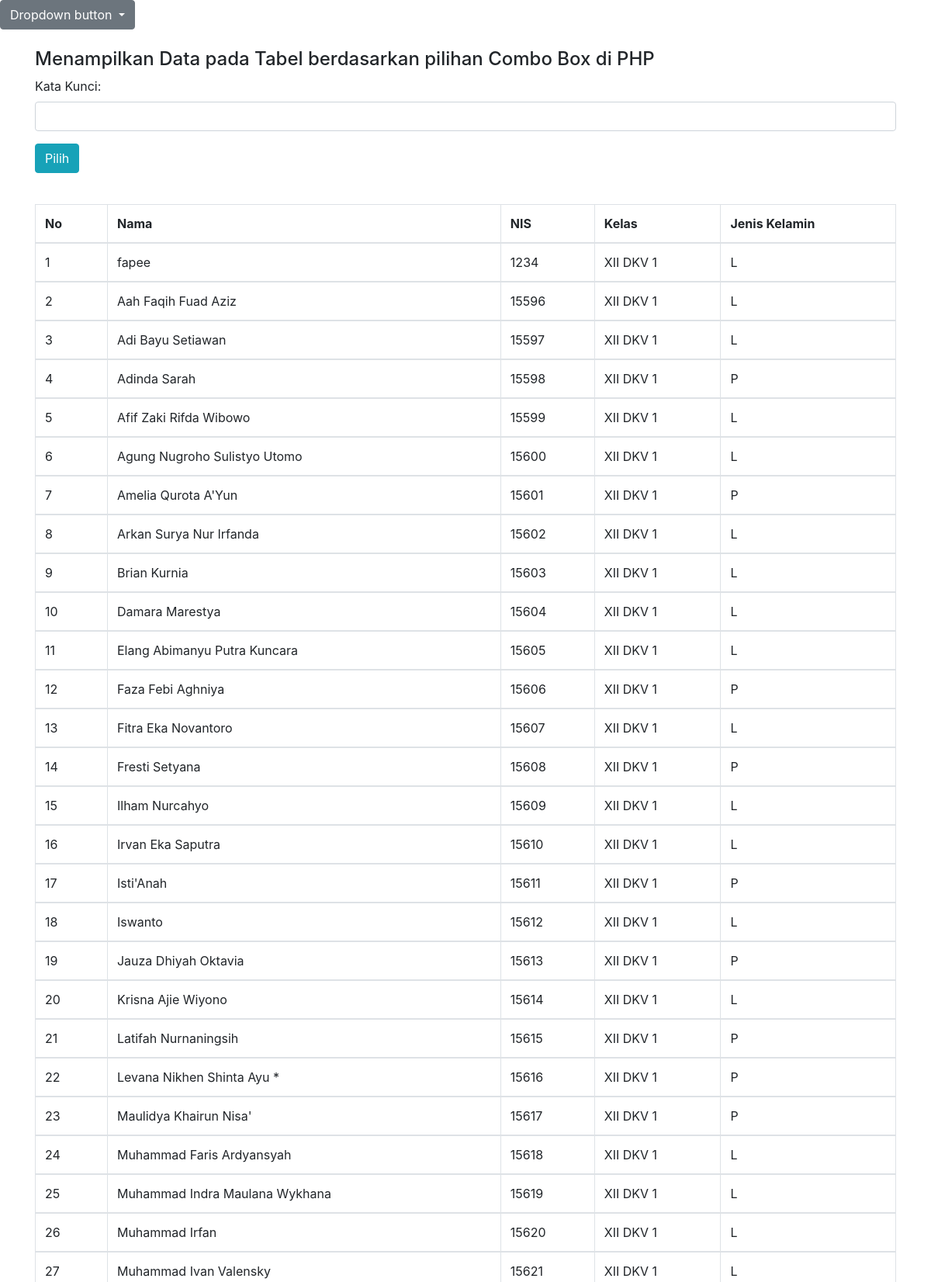
Page /website_mm/kolompencarian.php (upper part) on the committed database.
### tables this page shows
CREATE TABLE `data_siswa` (
  `nama` varchar(50) NOT NULL,
  `nis` varchar(5) NOT NULL,
  `kelas` varchar(10) DEFAULT NULL,
  `jk` varchar(1) DEFAULT NULL
);

### website_mm/kolompencarian.php (the view, shortened to what this page needs)
<!DOCTYPE html>
<html>
<head>
    <link rel="stylesheet" href="bootstrap/css/bootstrap.min.css">
    <link rel="stylesheet" href="https://maxcdn.bootstrapcdn.com/bootstrap/4.0.0-beta.2/css/bootstrap.min.css">
</head>
<body>
<div class="dropdown">
  <button class="btn btn-secondary dropdown-toggle" type="button" id="dropdownMenuButton" data-toggle="dropdown" aria-haspopup="true" aria-expanded="false">
    Dropdown button
  </button>
</div>
<div class="container">
    <br>
    <h4>Menampilkan Data pada Tabel berdasarkan pilihan Combo Box di PHP</h4>
    <form action="<?php echo $_SERVER["PHP_SELF"];?>" method="post">
    <div class="form-group">
        <label for="sel1">Kata Kunci:</label>
        <?php
        $kata_kunci="";
        ?>
        <input type="text" name="kata_kunci" value="<?php echo $kata_kunci;?>" class="form-control"  required/>
    </div>
    <div class="form-group">
        <input type="submit" class="btn btn-info" value="Pilih">
    </div>
    </form>
    <table class="table table-bordered table-hover">
        <br>
        <thead>
        <tr>
            <th>No</th>
            <th>Nama</th>
            <th>NIS</th>
            <th>Kelas</th>
            <th>Jenis Kelamin</th>
        </tr>
        </thead>
        <?php
        include "koneksi.php";
        if (isset($_POST['kata_kunci'])) {
            $kata_kunci=trim($_POST['kata_kunci']);
            $sql="select * from data_siswa where nis like '%".$kata_kunci."%' or nama like '%".$kata_kunci."%' or nama like '%".$kata_kunci."%' order by nis asc";
        }else {
            $sql="select * from data_siswa order by nis asc";
        }
        $hasil=mysqli_query($kon,$sql);
        $no=0;
        while ($data = mysqli_fetch_array($hasil)) {
            $no++;
            ?>
            <tbody>
            <tr>
                <td><?php echo $no;?></td>
                <td><?php echo $data["nama"];   ?></td>
                <td><?php echo $data["nis"]; ?></td>
                <td><?php echo $data["kelas"];   ?></td>
                <td><?php echo $data["jk"];   ?></td>
            </tr>
            </tbody>
            <?php
        }
        ?>
    </table>
</div>
</body>
</html>

### rows in the picture
data_siswa: nama "fapee", nis "1234", kelas "XII DKV 1", jk "L"
data_siswa: nama "Aah Faqih Fuad Aziz", nis "15596", kelas "XII DKV 1", jk "L"
data_siswa: nama "Adi Bayu Setiawan", nis "15597", kelas "XII DKV 1", jk "L"
data_siswa: nama "Adinda Sarah", nis "15598", kelas "XII DKV 1", jk "P"
data_siswa: nama "Afif Zaki Rifda Wibowo", nis "15599", kelas "XII DKV 1", jk "L"
data_siswa: nama "Agung Nugroho Sulistyo Utomo", nis "15600", kelas "XII DKV 1", jk "L"
data_siswa: nama "Amelia Qurota A'Yun", nis "15601", kelas "XII DKV 1", jk "P"
data_siswa: nama "Arkan Surya Nur Irfanda", nis "15602", kelas "XII DKV 1", jk "L"
data_siswa: nama "Brian Kurnia", nis "15603", kelas "XII DKV 1", jk "L"
data_siswa: nama "Damara Marestya", nis "15604", kelas "XII DKV 1", jk "L"
data_siswa: nama "Elang Abimanyu Putra Kuncara", nis "15605", kelas "XII DKV 1", jk "L"
data_siswa: nama "Faza Febi Aghniya", nis "15606", kelas "XII DKV 1", jk "P"
data_siswa: nama "Fitra Eka Novantoro", nis "15607", kelas "XII DKV 1", jk "L"
data_siswa: nama "Fresti Setyana", nis "15608", kelas "XII DKV 1", jk "P"
data_siswa: nama "Ilham Nurcahyo", nis "15609", kelas "XII DKV 1", jk "L"
data_siswa: nama "Irvan Eka Saputra", nis "15610", kelas "XII DKV 1", jk "L"
data_siswa: nama "Isti'Anah", nis "15611", kelas "XII DKV 1", jk "P"
data_siswa: nama "Iswanto", nis "15612", kelas "XII DKV 1", jk "L"
data_siswa: nama "Jauza Dhiyah Oktavia", nis "15613", kelas "XII DKV 1", jk "P"
data_siswa: nama "Krisna Ajie Wiyono", nis "15614", kelas "XII DKV 1", jk "L"
data_siswa: nama "Latifah Nurnaningsih", nis "15615", kelas "XII DKV 1", jk "P"
data_siswa: nama "Levana Nikhen Shinta Ayu *", nis "15616", kelas "XII DKV 1", jk "P"
data_siswa: nama "Maulidya Khairun Nisa'", nis "15617", kelas "XII DKV 1", jk "P"
data_siswa: nama "Muhammad Faris Ardyansyah", nis "15618", kelas "XII DKV 1", jk "L"
data_siswa: nama "Muhammad Indra Maulana Wykhana", nis "15619", kelas "XII DKV 1", jk "L"
data_siswa: nama "Muhammad Irfan", nis "15620", kelas "XII DKV 1", jk "L"
data_siswa: nama "Muhammad Ivan Valensky", nis "15621", kelas "XII DKV 1", jk "L"
